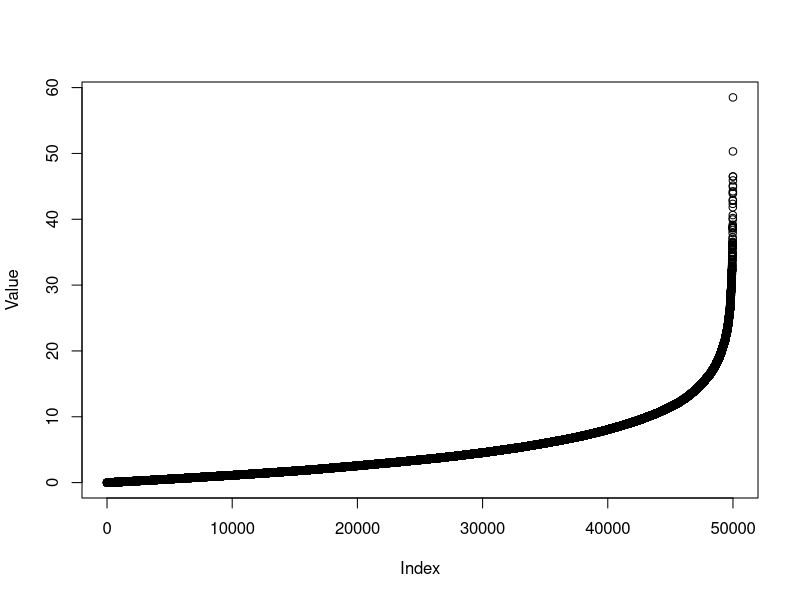
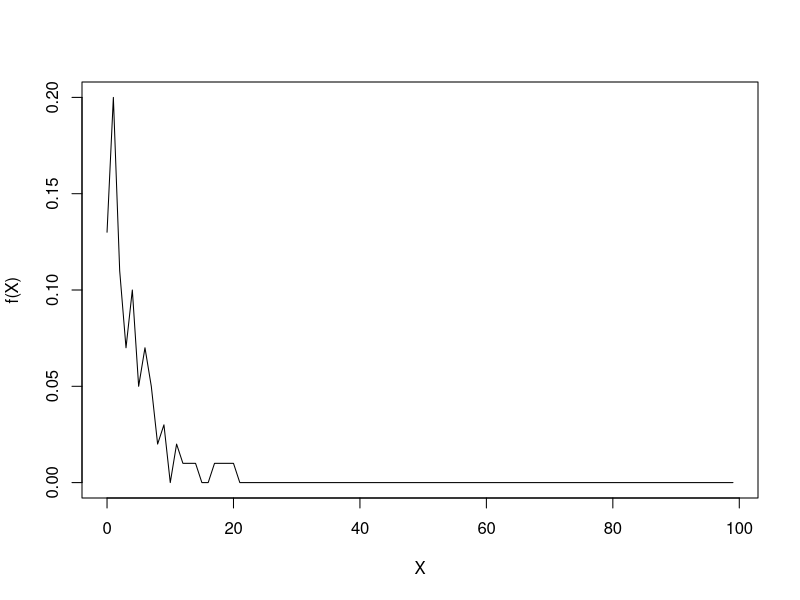
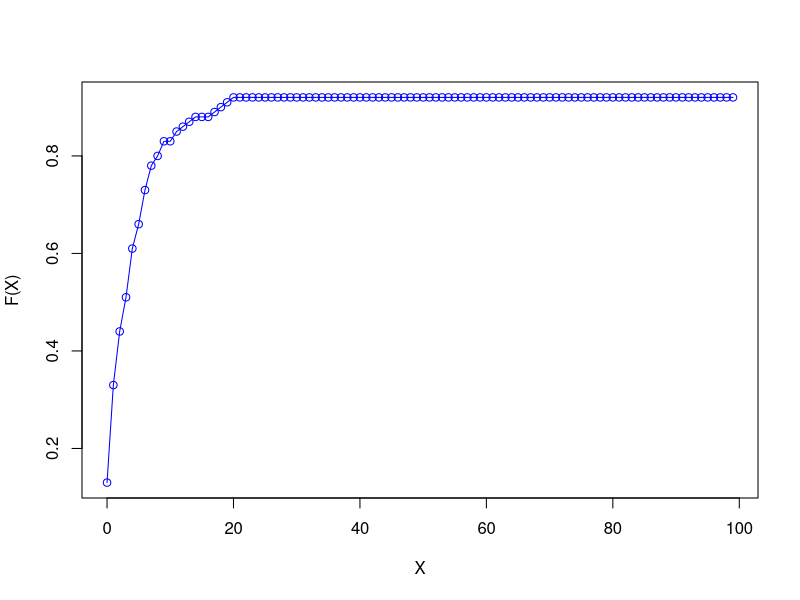
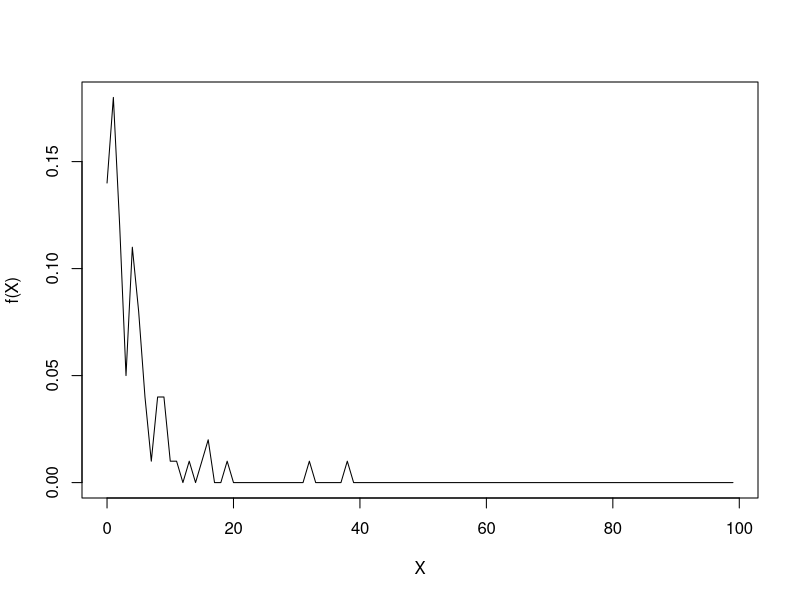
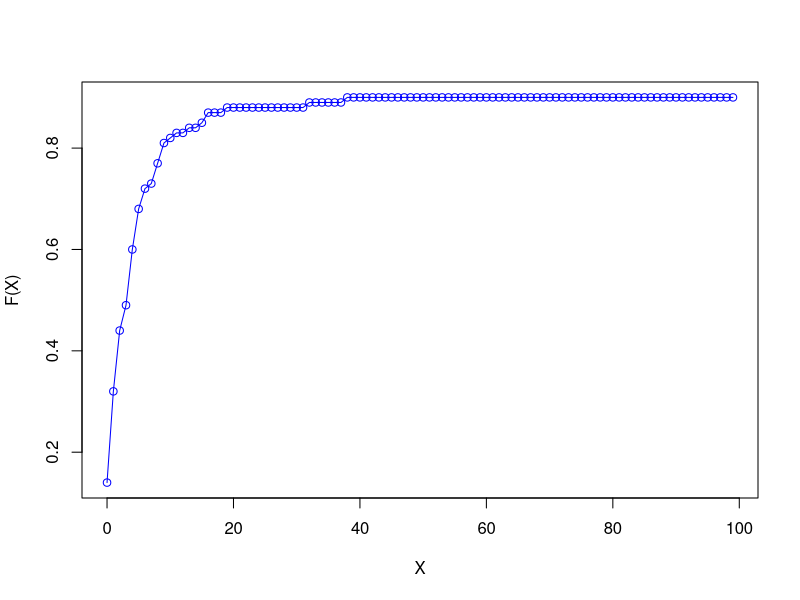
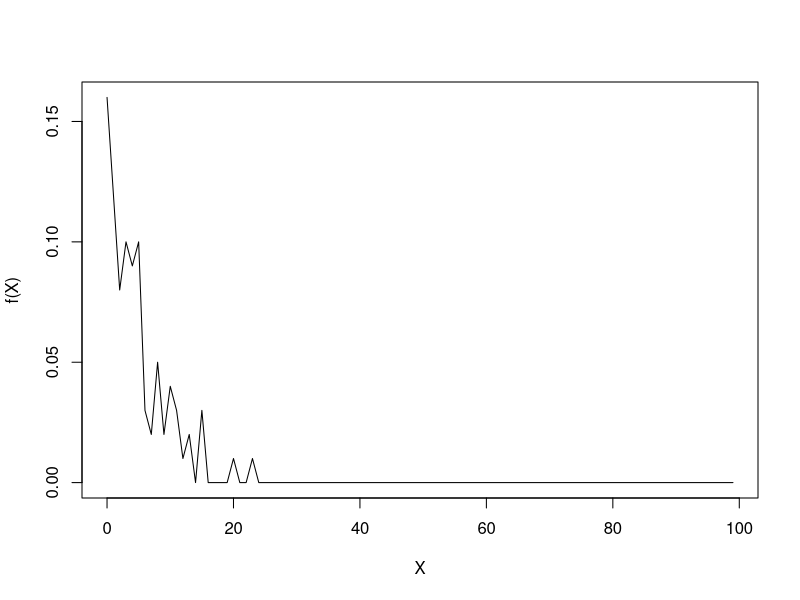
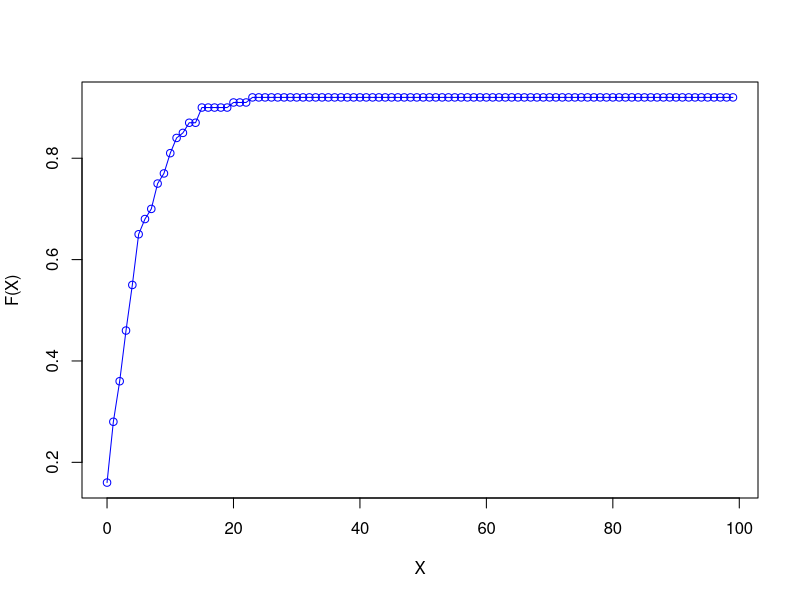
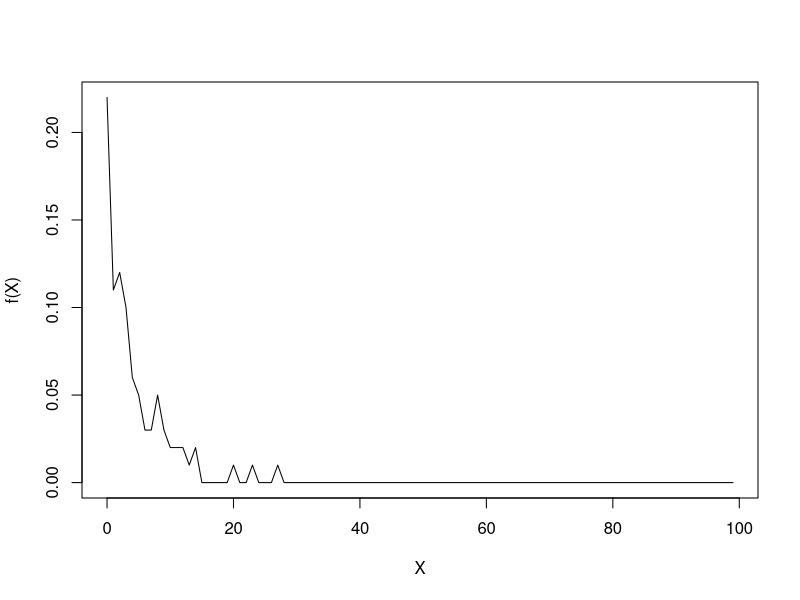

R code for these plots, in order:
#!/usr/bin/env Rscript

# Declaring Data
num_elements <- 50000

x <- rexp(num_elements, 0.2)
sorted_x <- sort(x)

# Declaring Generator
distFuncGenerator <- function(ydata, len, pdf, range)
{
  pdata <- rep(0, range);

  for(i in 1:len){
    val = round(ydata[i], 0);
    if(val <= range){
      pdata[val] <- pdata[val] + 1/len;
    }
  }

  if(pdf){
    return (pdata);
  }
  
  cdata <- rep(0, range);

  cdata[1] <- pdata[1]

  for(i in 2:range){
    cdata[i] <- cdata[i-1] + pdata[i];
  }

  return (cdata);
}

frequency <- function(ydata)
{
  tab <- table(round(ydata));
  return (tab);
}


# Step 1
scatter_plot <- data.frame(Index = seq(1, num_elements, 1), Value = sorted_x)
plot(scatter_plot)


# Step 2
y <- vector(mode="list", length=500);

a = 1
for (i in seq(1, num_elements, 100)){
  small_vector <- x[i:(i+99)];
  y[[a]] <- small_vector;
  a <- a + 1;
}


# Step 3
xcols <- c(0:99)
cd <- vector(mode="list", length=5);
pd <- vector(mode="list", length=5);
for (i in 1:5){
  cd[[i]] <- distFuncGenerator(y[[i]], 100, FALSE, 100);
  pd[[i]] <- distFuncGenerator(y[[i]], 100, TRUE, 100);
  plot(xcols, pd[[i]], "l", xlab="X", ylab="f(X)")
  plot(xcols, cd[[i]], "o", col="blue", xlab="X", ylab="F(X)");
}

mean <- rep(0, 500);
standard_deviation <- rep(0, 500);

a <- 1
for (i in 1:500) {
  mean[i] <- mean(y[[a]]);
  standard_deviation[i] <- sd(y[[a]])
  a <- a + 1;
}

for(i in 1:5) {
  str(mean[i]);
  str(standard_deviation[i]);
}


# Step 4
z <- mean;
xcols <- c(0:9)
plot(frequency(z), "h", xlab="Value", ylab="Frequency");
pfunc <- distFuncGenerator(z, 500, TRUE, 10);
cfunc <- distFuncGenerator(z, 500, FALSE, 10);
plot(xcols, pfunc, "l", xlab="X", ylab="f(X)");
plot(xcols, cfunc, "o", col="blue", xlab="X", ylab="F(X)");


# Step 5
Final_mean <- mean(z);
Final_standard_deviation <- sd(z);


# Step 6
percent_error_mean <- (abs(Final_mean - mean(x)) / mean(x)) * 100 
percent_error_from_original <- (abs(Final_standard_deviation - sd(x)/10) / sd(x)) * 100
print (Final_mean);
print (mean(x));
print (percent_error_mean);
print (Final_standard_deviation);
print (sd(x));
print (percent_error_from_original)
